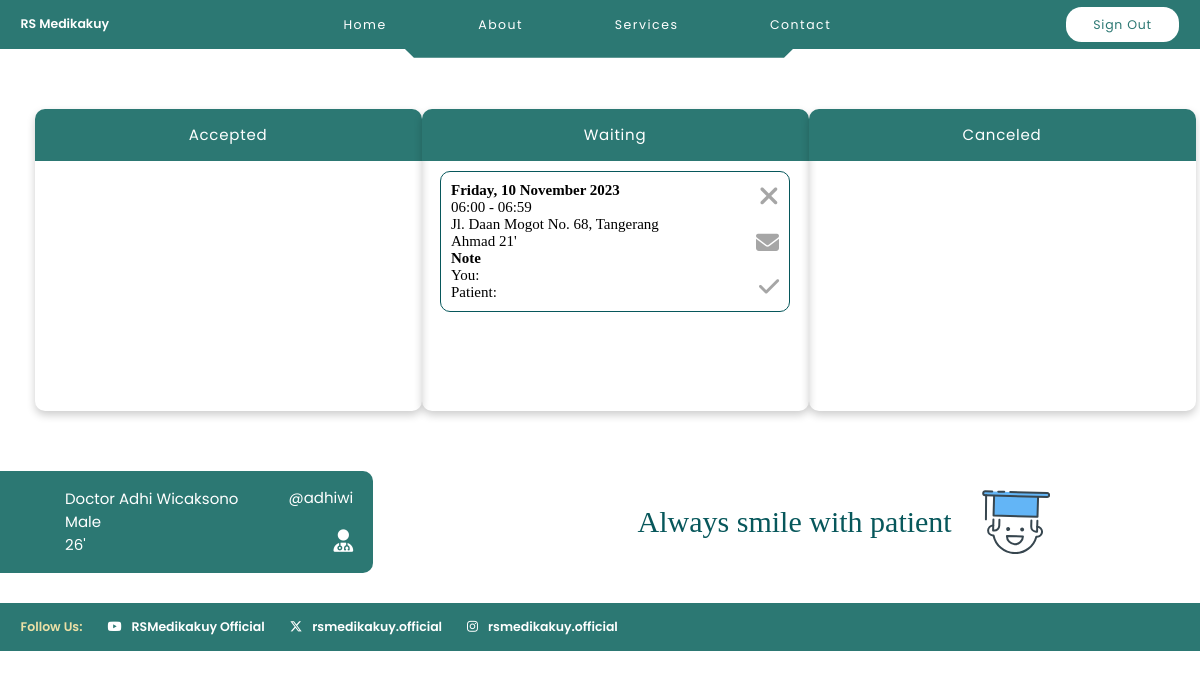
Screenshot of /main_doctor/2/ with the database file from the repository.
### myFirstApp/models.py (models this page shows, shortened)
class Patient(models.Model):
    username = models.CharField(max_length=200)
    password = models.CharField(max_length=200)
    first_name = models.CharField(max_length=200, default='a')
    last_name = models.CharField(max_length=200, default='a')
    gender = models.CharField(max_length=1, default='m')
    birth_date = models.DateField(default=date(2003, 10, 2))
    @property
    def age(self):
      if self.birth_date:
        today = date.today()
        age = today.year - self.birth_date.year - ((today.month, today.day) < (self.birth_date.month, self.birth_date.day))
        return age
      return None

class Reservation(models.Model):
  date = models.DateField(null=True, blank=True)
  status = models.CharField(max_length=200, default='menunggu')
  message_patient = models.TextField(default='')
  message_doctor = models.TextField(default='')
  id_patient = models.CharField(max_length=200)
  id_hospital = models.CharField(max_length=200)
  id_doctor = models.CharField(max_length=200)
  id_session = models.CharField(max_length=200, default='1')

class Session(models.Model):
  start = models.TimeField()
  end = models.TimeField()

class Hospital(models.Model):
  location = models.CharField(max_length=200)
  address = models.CharField(max_length=200)

class Doctor(models.Model):
  username = models.CharField(max_length=200)
  password = models.CharField(max_length=200)
  first_name = models.CharField(max_length=200, default='a')
  last_name = models.CharField(max_length=200, default='a')
  gender = models.CharField(max_length=1, default='m')
  birth_date = models.DateField(default='2003-10-02')
  session = models.CharField(max_length=200, default='a,a')
  day = models.CharField(max_length=200, default='a,a')
  id_hospital = models.CharField(max_length=200)
  @property
  def age(self):
    if self.birth_date:
      today = date.today()
      age = today.year - self.birth_date.year - ((today.month, today.day) < (self.birth_date.month, self.birth_date.day))
      return age
    return None

### myFirstApp/views.py (the view)
# urls.py: path('main_doctor/<int:id>/', views.main_doctor, name='main_doctor'),
def main_doctor(request, id):
    doctor = Doctor.objects.get(id=id)
    reservasi = Reservation.objects.filter(id_doctor=id).order_by('date', 'id_session')
    if not reservasi.exists():
        kosong = mark_safe('<div class="kosong">There is no reservation schedule</div>')
        none = mark_safe('style="display: none;"')
    else:
        kosong = ""
        none = ""
    reservation_details = []
    for i in reservasi:
        patient = Patient.objects.get(id=i.id_patient)
        hospital = Hospital.objects.get(id=i.id_hospital)
        session = Session.objects.get(id=i.id_session)
        reservation = Reservation.objects.get(id=i.id)
        reservation_detail = {
            'patient': patient,
            'hospital': hospital,
            'session': session,
            'reservation': reservation,
        }
        reservation_details.append(reservation_detail)
    context = {
        'kosong': kosong,
        'none': none,
        'doctor': doctor,
        'reservation_details': reservation_details,
    }
    return render(request, 'main_doctor.html', context)

### templates/main_doctor.html (shortened to what this page needs)
{% extends 'base.html' %}
{% block content %}
<header>
  <div class="logo">RS Medikakuy</div>
  <ul class="nav">
    <li><a href="/#home">Home</a></li>
    <li><a href="/#about">About</a></li>
    <li><a href="/#services">Services</a></li>
    <li><a href="/#contact">Contact</a></li>
  </ul>
  <div class="register"><a href="/login_doctor/">Sign Out</a> </div>
  <svg xmlns="http://www.w3.org/2000/svg" height="75" viewBox="0 0 1440 75" fill="none" class="rule">
    <path d="M0 25H481.336L506.88 50H930.616L956.16 25H1440" stroke="#2C7873" stroke-width="50"/>
  </svg>
</header>
<main class="main-main">
  <div class="jadwal-wrap">
    <div class="jadwal" {{none}}>
      <p>Accepted</p>
      <ul>
      </ul>
    </div>
    <div class="jadwal" {{none}}>
      <p>Waiting</p>
      <ul>
        {% for i in reservation_details %}
          {% if i.reservation.status == 'menunggu' %}
            <li>
              <div class="jadwal-left">
                <b>{{ i.reservation.date|date:"l, j F Y" }}</b><br>
                {{ i.session.start|time:"H:i" }} - {{ i.session.end|time:"H:i" }} <br>
                {{ i.hospital.address }} <br>
                {{ i.patient.first_name }} {{ i.patient.age }}' <br>
                <b>Note</b> <br>
                You: {{ i.reservation.message_doctor }} <br>
                Patient: {{ i.reservation.message_patient }} <br>
              </div>
              <div class="jadwal-right">
                <a href="/decline_reservation/{{ i.reservation.id }}/" class="decline" title="Decline"><i class="fa-solid fa-xmark"></i></a>
                <a href="/message_doctor/{{ i.reservation.id }}/" class="message" title="Note"><i class="fa-solid fa-envelope"></i></a>
                <a href="/accept_reservation/{{ i.reservation.id }}/" class="accept" title="Accept"><i class="fa-solid fa-check"></i></a>
              </div>
            </li>
          {% endif %}
        {% endfor %}
        </ul>
    </div>
    <div class="jadwal" {{none}}>
      <p>Canceled</p>
      <ul>
        </ul>
    </div>
  </div>
  <div class="profil-reservasi">
    <div class="profil-wrap">
      <div class="profil">
        <div class="profil-left">
          Doctor {{ doctor.first_name }} {{doctor.last_name}} <br>
          {% if doctor.gender == 'm' %}
            Male
          {% else %}
            Female
          {% endif %}
          <br> {{ doctor.age }}'
        </div>
        <div class="profil-right">
          <div class="username"> @{{ doctor.username }} </div>
          <div class="edit-profil" id="not-hover"><i class="fa-solid fa-user-doctor"></i></div>
        </div>
      </div>
    </div>
    <div class="buat-reservasi">
      Always smile with patient
    </div>
  </div>
</main>
<footer>
  <div>Follow Us: </div>
  <a class="yt" href="#">
    <i class="fa-brands fa-youtube"></i>
    <div>RSMedikakuy Official</div>
  </a>
  <a class="x" href="#">
    <i class="fa-brands fa-x-twitter"></i>
    <div>rsmedikakuy.official</div>
  </a>
  <a class="ig" href="#">
    <i class="fa-brands fa-instagram"></i>
    <div>rsmedikakuy.official</div>
  </a>
</footer>
{% endblock content %}

### static/css/style.css (style rules this page uses)
* { margin: 0; padding: 0; box-sizing: border-box; list-style: none; text-decoration: none; }
html { scroll-behavior: smooth; }
header { width: 100%; height: 4.875rem; padding: 0.56rem 2.06rem; background-color: #2C7873; display: flex; justify-content: space-between; align-items: center; position: relative; }
.rule { width: 100%; position: absolute; left: 0; bottom: -1.5625rem;; z-index: -1; }
.logo { color: #FFF; font-family: Poppins; font-size: 1.25rem; font-style: normal; font-weight: 600; line-height: normal; }
.nav { display: flex; justify-content: space-around; align-items: center; width: 50%; }
.nav a { color: #FFF; font-family: Poppins; font-size: 1.25rem; font-style: normal; font-weight: 400; line-height: 1.71488rem; letter-spacing: 0.15rem; }
.register a { background-color: #FFF; color: #2C7873; font-family: Poppins; font-size: 1.25rem; font-style: normal; font-weight: 400; line-height: 1.71488rem; letter-spacing: 0.075rem; display: flex; justify-content: center; align-items: center; width: 11.375rem; height: 3.5rem; flex-shrink: 0; border-radius: 1.5625rem; }
main { margin: 6.4185rem 9.87rem; display: flex; justify-content: space-between; align-items: center; height: 47.4375rem; }
footer { width: 100%; padding: 1.5rem 2.06rem; background: #2C7873; color: #FFF; font-family: Poppins; font-size: 1.25rem; font-style: normal; font-weight: 600; line-height: normal; display: flex; gap: 2.5rem; margin-top: 2rem; }
footer > div:first-of-type { color: #ECE0A6; font-family: Poppins; font-size: 1.25rem; font-style: normal; font-weight: 600; line-height: normal; }
footer div, footer a { display: flex; justify-content: center; align-items: center; gap: 1rem; }
footer a { color: #FFF; }
.main-main { display: block; margin: 0; }
.jadwal-wrap { min-height: 30.214rem; margin: 6rem 3.45rem; display: flex; justify-content: space-between; align-items: center; }
.jadwal { overflow: hidden; min-width: 38.7rem; border-radius: 1rem; box-shadow: 0 4px 8px 0 rgba(0,0,0,0.2);; }
.jadwal p { color: #FFF; font-family: Poppins; font-size: 1.5rem; font-style: normal; font-weight: 400; line-height: 1.71488rem; letter-spacing: 0.075rem; background-color: #2C7873; text-align: center; padding: 1.75rem; }
.jadwal ul { padding: 10px; height: 25rem; overflow-y: auto; }
.jadwal ul li { margin: auto; width: 35rem; padding: 1rem; border: 1px solid #07575B; border-radius: 1rem; background: #FFF; color: #000; font-family: Calibri; font-size: 1.5rem; font-style: normal; font-weight: 400; line-height: normal; position: relative; margin-bottom: 1.5rem; display: flex; justify-content: space-between; }
.jadwal a { color: rgba(128, 128, 128, 0.7); }
.jadwal-right { display: flex; flex-direction: column; align-items: flex-end; justify-content: space-between; }
.accept { font-size: 2.3rem; }
.decline { font-size: 2.7rem; }
.message { font-size: 2.3rem; }
.profil-wrap { display: inline-block; }
.profil-reservasi { display: flex; justify-content: space-between; align-items: center; }
.profil { display: flex; justify-content: space-between; align-items: center; gap: 5rem; background-color: #2C7873; padding: 1.5rem 2rem 1.5rem 6.5rem; color: #FFF; font-family: Poppins; font-size: 1.5rem; font-style: normal; font-weight: 400; line-height: normal; border-radius: 0 1rem 1rem 0; }
.profil-right { display: flex; flex-direction: column; align-items: flex-end; justify-content: space-between; gap: 1.5rem; }
.profil .edit-profil { color: #FFF; font-size: 2.25rem; transition: transform 0.25s; }
.buat-reservasi { padding-right: 15rem; color: #07575B; font-family: Calibri; font-size: 3rem; font-style: normal; font-weight: 400; line-height: normal; display: flex; gap: 3rem; align-items: center; }
.buat-reservasi svg { width: 6.83rem; height: 6.43rem; }
@media only screen and (min-width: 992px) { html { font-size: 10px; } }
@media only screen and (min-width: 992px) { main { display: flex; justify-content: space-around; } }

### rows the page displays
Patient: reservation "Friday, 10 November 2023", session.start "06:00", session.end "06:59", hospital.address "Jl. Daan Mogot No. 68, Tangerang", patient.first_name "Ahmad", patient.age "21"
Doctor: first_name "Adhi", last_name "Wicaksono", age "26", username "adhiwi"
